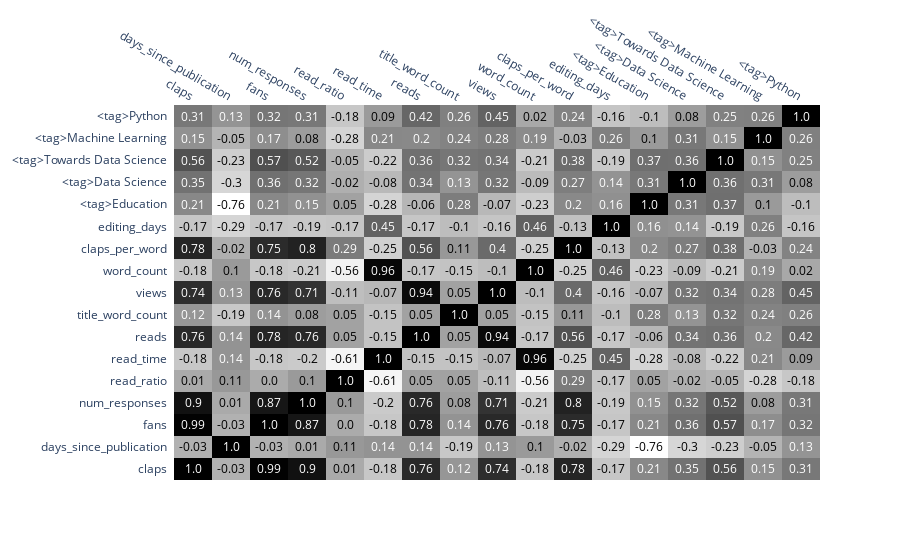
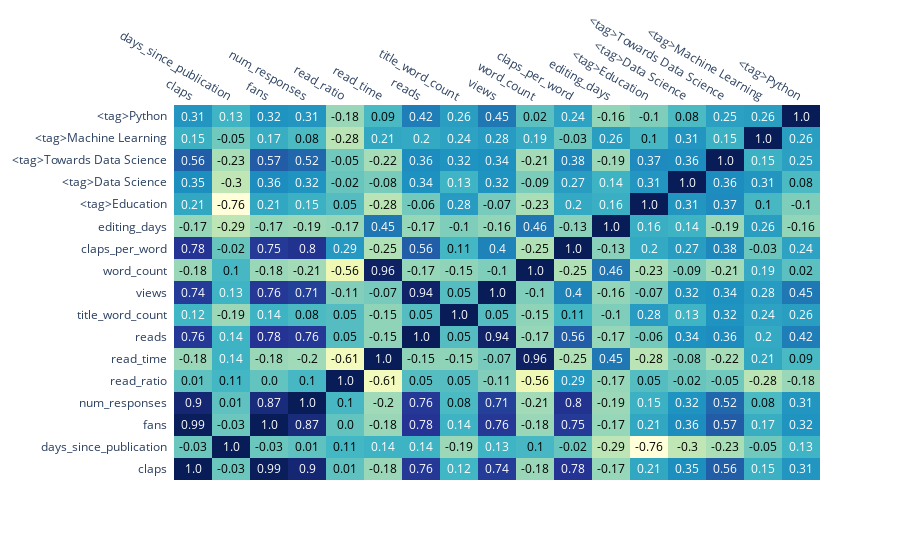
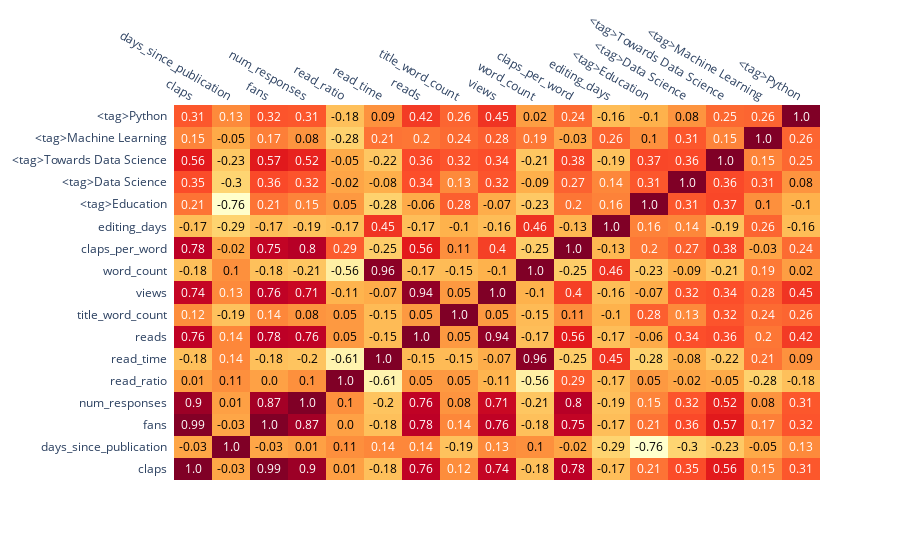

The code cell stored with these charts, in order, in its notebook:
### Markdown cell above
In a similar fashion to the previous example, we can create a customisable heatmap of correlations:

### Code cell
cscales = ['Greys', 'YlGnBu', 'Greens', 'YlOrRd', 'Bluered', 'RdBu',
            'Reds', 'Blues', 'Picnic', 'Rainbow', 'Portland', 'Jet',
            'Hot', 'Blackbody', 'Earth', 'Electric', 'Viridis', 'Cividis']

# We use the Figure Factory module of Plotly, which
# defines many unique and powerful plots to be used
# in Python. 
# For more info, see: https://plot.ly/python/figure-factory-subplots/
import plotly.figure_factory as ff

corrs = df.corr(numeric_only=True)

@interact
def plot_corrs(colorscale=cscales):
    figure = ff.create_annotated_heatmap(z = corrs.round(2).values, 
                                     x =list(corrs.columns), 
                                     y=list(corrs.index), 
                                     colorscale=colorscale,
                                     annotation_text=corrs.round(2).values)
    iplot(figure)
    ## If you are using Google Colab, comment out the above line of code and uncomment the line below
    #figure.show(renderer="colab")
